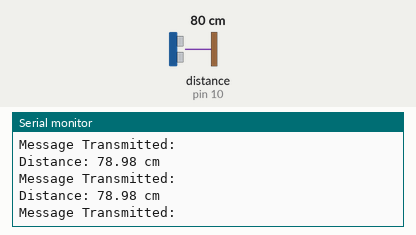
Recording of a sketch running on a simulated Arduino Uno, built with avr-gcc and run on an emulated ATmega328P. On the bench: the last lines printed to the serial monitor. Wiring (inferred from the names in the program): ultrasonic range finder: trigger pin 9; echo pin 10. The inputs (shaded band) are chosen by the test bench; at power-on: distance to the obstacle (sensor on pin 10) 80 cm. The echo pulse lasts 58.3 µs per cm; no radio packets arrive unless stated.

Above: at 1.2 s.
1.3 s: distance to the obstacle (sensor on pin 10) set to 2 cm
At 2.0 s:
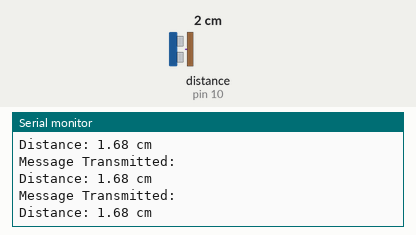
4.3 s: distance to the obstacle (sensor on pin 10) set to 4 cm
At 4.8 s:
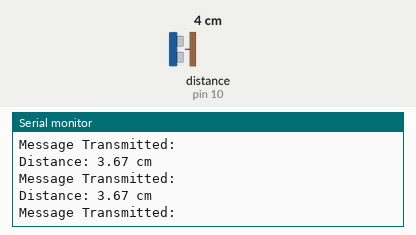
7.3 s: distance to the obstacle (sensor on pin 10) set to 18 cm
At 8.2 s:
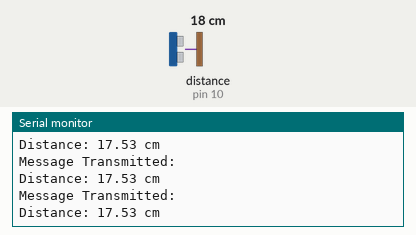
10.3 s: distance to the obstacle (sensor on pin 10) set to 9 cm
At 11.2 s:
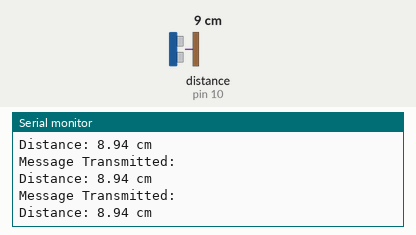
13.3 s: distance to the obstacle (sensor on pin 10) set to 120 cm
At 14.3 s:
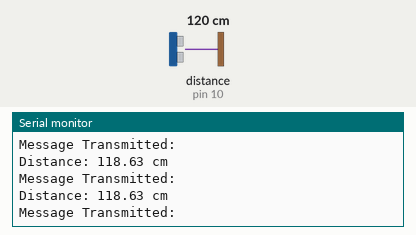
16.3 s: distance to the obstacle (sensor on pin 10) set to 35 cm
At 16.8 s:
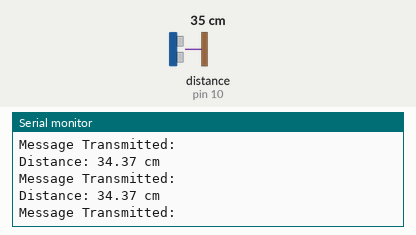
Timing chart, 0 to 19.3 s (numbered marks = the images above; inputs shaded):
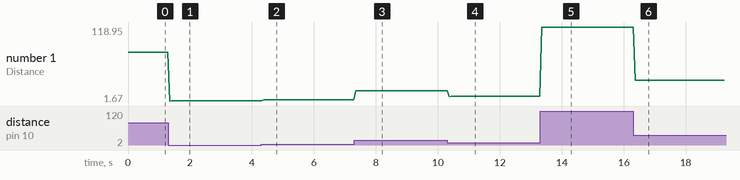

Measured:
- after the input at 1.3 s, the serial monitor: prints a new line after 0.05 s (image 1)
- after the input at 4.3 s, the serial monitor: prints a new line after 0.08 s (image 2)
- after the input at 7.3 s, the serial monitor: prints a new line after 0.05 s (image 3)
- after the input at 10.3 s, the serial monitor: prints a new line after 0.06 s (image 4)
- after the input at 13.3 s, the serial monitor: prints a new line after 0.05 s (image 5)
- after the input at 16.3 s, the serial monitor: prints a new line after 0.07 s (image 6)
- plotted number 1: 78.98 → 1.68 after the input at 1.3 s, 1.68 → 3.67 after the input at 4.3 s, 3.67 → 17.53 after the input at 7.3 s, 17.53 → 8.94 after the input at 10.3 s, 8.94 → 118.63 after the input at 13.3 s

The sketch:

transmit.ino
```cpp
#include <RH_ASK.h> // Include RadioHead Amplitude Shift Keying Library
#include <SPI.h> // Include dependant SPI Library
const int trigPin = 9;
const int echoPin = 10;
// Create Amplitude Shift Keying Object
RH_ASK rf_driver;
void setup(){
  // Initialize ASK Object
  rf_driver.init();
  // Setup Serial Monitor
  Serial.begin(9600);
  pinMode(trigPin, OUTPUT);
  pinMode(echoPin, INPUT);
}
void loop(){
  digitalWrite(trigPin, LOW);
  delayMicroseconds(2);
  digitalWrite(trigPin, HIGH);
  delayMicroseconds(10);
  digitalWrite(trigPin, LOW);
  // Measure the time it takes for the pulse to bounce back
  long duration = pulseIn(echoPin, HIGH);
  // Calculate the distance in centimeters
  float distance = duration * 0.034 / 2;
  // Print the distance to the serial monitor
  Serial.print("Distance: ");
  Serial.print(distance);
  Serial.println(" cm");
  uint8_t data = distance;
  rf_driver.send(&data, 1);
  rf_driver.waitPacketSent();
  {
    // Message Transmitted
    Serial.println("Message Transmitted: ");
    //delay(2000);
  }
}
```
